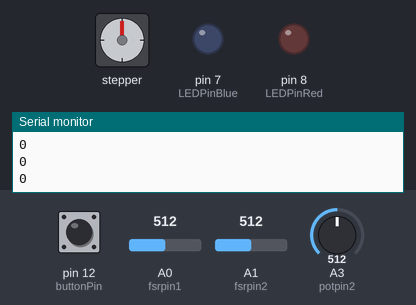
The program below on a simulated Arduino Uno, built with avr-gcc and run on an emulated ATmega328P. Shown: stepper motor, output pins drawn as LEDs (lit = HIGH), the last lines printed to the serial monitor. Wiring (inferred from the names in the program): stepper motor driver (200 steps per turn assumed): step pin 3; direction pin 2. The inputs (shaded band) are chosen by the test bench; at power-on: A3 (potpin2) = 512, pin 12 (buttonPin) LOW, A0 (fsrpin1) = 512, A1 (fsrpin2) = 512. Pins used as bus, display or sensor lines are not drawn.

Above: at 1.2 s.
1.3 s: A3 (potpin2) set to 585
3.3 s: A3 (potpin2) set to 611
At 4.5 s:
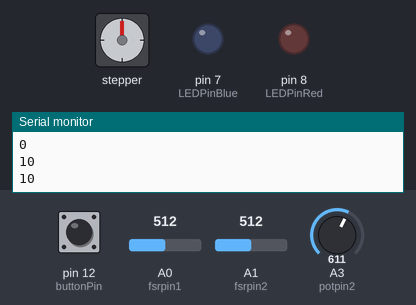
6.3 s: pin 12 (buttonPin) pulled HIGH for 1 s
At 7.8 s:
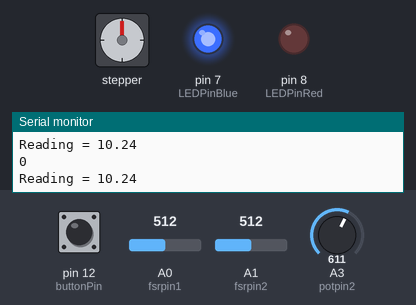
8.8 s: A0 (fsrpin1) set to 343
11.8 s: A0 (fsrpin1) set to 314
At 13.2 s:
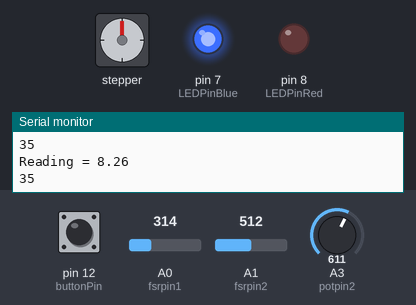
14.8 s: pin 12 (buttonPin) pulled HIGH for 3.2 s
At 16.6 s:
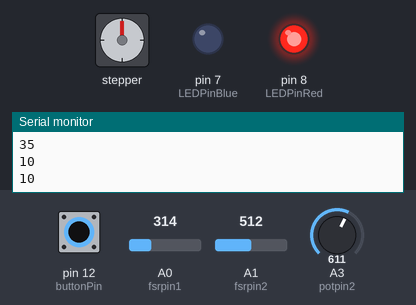
Timing chart, 0 to 20.9 s (numbered marks = the images above; inputs shaded):
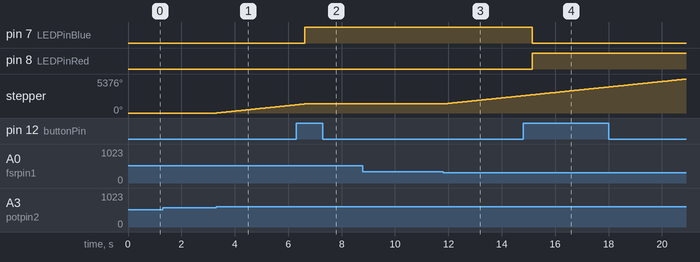

The program:

main.cpp
```cpp
#include <Arduino.h>
#include <Stepper.h>

// Define FSR pin:
#define fsrpin1 A0
#define fsrpin2 A1
#define potpin1 A2
#define potpin2 A3

const int dirPin = 2;
const int stepPin = 3;

int potMax {660};
int potMin {0};

int LEDState=0;
int LEDPinBlue=7;
int LEDPinRed=8;
int buttonPin=12;
int buttonNew;
int buttonOld=1;
int dt=20;

// Define number of steps per revolution:
const int stepsPerRevolution = 200;

// Initialize the stepper library on pins 8 through 11:
Stepper myStepper = Stepper(stepsPerRevolution, 3, 4, 5, 6);

//-------------------------------------------------------------
// Settings
int target_force {12}; // N
float conversion_factor {0.02}; // N/bit(/8)
int prop_gain {1};
float tolerance_window {0.3};
float pot_tol {0.8};

int min_step_size {5};
int max_step_size {200};
int speedMax {250};

bool activeFeedback {0};
signed long currentRotation {0};

bool dir {};

//-------------------------------------------------------------
// Function prototypes
bool setControlMode ();
int adjustSpeed ();
float readForce ();
int calculateStep (float current_force);
int potentiometerControl ();
int adjustDirection ();
void stepMotor (int steps);

//-------------------------------------------------------------
void setup () {
  pinMode(LEDPinBlue, OUTPUT);
  pinMode(LEDPinRed, OUTPUT);
  pinMode(buttonPin, INPUT);

  pinMode(stepPin, OUTPUT);
	pinMode(dirPin, OUTPUT);

  Serial.begin(9600);
}

void loop () {
  // - Check button to determine whether should be using remote control or autonomous
  bool activeFeedback {setControlMode()};

  // * If closed-loop control should be active
  if (activeFeedback == true) {
    // - read in force
    float current_force {readForce()};

    // - use it to determine update in motor step
    int step_size {calculateStep(current_force)};

    // - execute update
    stepMotor(step_size);

  // * If remote control should be active
  } else {
    // - determine direction from user control
    signed int direction {adjustDirection()};

    // - execute update
    stepMotor(direction * 10);
  }

  delay(10);
}

//-------------------------------------------------------------
void stepMotor(int steps)
{
  Serial.println(steps);
  if (steps > 0) {
    digitalWrite(dirPin, HIGH);
  } else if (steps < 0) {
    digitalWrite(dirPin, LOW);
  }
  if (steps != 0) {
    for(int x = 0; x < stepsPerRevolution; x++)
    {
      digitalWrite(stepPin, LOW);
      delayMicroseconds(2000);
      digitalWrite(stepPin, HIGH);
      delayMicroseconds(2000);
    }
  }
}

int adjustSpeed () {
  int potVal = analogRead(potpin2);
  int speed = (map(potVal, potMin, potMax, 1, speedMax));
  return speed;
}

int adjustDirection () {
  int potVal = analogRead(potpin2);
  int potMed {((potMin + potMax) / 2)};
  Serial.println();
  if (potVal > potMed && potVal > (1 + pot_tol) * potMed) {
    return 1;
  } else if ((potVal < potMed && potVal < (1 - pot_tol) * potMed)) {
    return -1;
  } else {
    return 0;
  }

}

bool setControlMode ()
{
  buttonNew=digitalRead(buttonPin);
  if(buttonOld==0 && buttonNew==1){
    if (LEDState==0){
      digitalWrite(LEDPinBlue,HIGH);
      digitalWrite(LEDPinRed,LOW);
      LEDState=1;
    }
    else{
      digitalWrite(LEDPinBlue, LOW);
      digitalWrite(LEDPinRed,HIGH);
      LEDState=0;
    }
  }
  buttonOld=buttonNew;
  delay(dt);
  return LEDState;
}

float readForce ()
{
  int fsrreading1 = analogRead(fsrpin1);
  int fsrreading2 = analogRead(fsrpin2);
  float current_force = conversion_factor * ((fsrreading1 + fsrreading2) / 2);

  Serial.print("Reading = ");
  Serial.println(current_force);

  return current_force;
}

int calculateStep (float current_force)
{
  int step_size {};
  if (((current_force < (1 - tolerance_window) * target_force) && (current_force < target_force)) || ((current_force > (1 + tolerance_window) * target_force) && (current_force > target_force))) {
    // step_size = prop_gain * (target_force - current_force);
    step_size = prop_gain * ((target_force / conversion_factor) - (current_force / conversion_factor - 0)) * (max_step_size - min_step_size) / (1023 - 0); // ! not strict prop control currently
  }
  return step_size;
}
```

Measured:
- the behaviour switches between 594 and 595 on A3 (potpin2) (found by bisection; images 0 and 1)
- the behaviour switches between 328 and 327 on A0 (fsrpin1) (found by bisection; images 2 and 3)
- after the input at 3.3 s, stepper: keeps turning clockwise at about 436°/s, starting at once
- after the input at 6.3 s, pin 7 (LEDPinBlue): LOW → HIGH after 0.33 s; stepper: goes on until 6.6 s, then stays 1440°
- after the input at 11.8 s, stepper: keeps turning clockwise at about 435°/s, starting at once
- after the input at 14.8 s, pin 7 (LEDPinBlue): HIGH → LOW after 0.34 s; pin 8 (LEDPinRed): LOW → HIGH after 0.34 s
